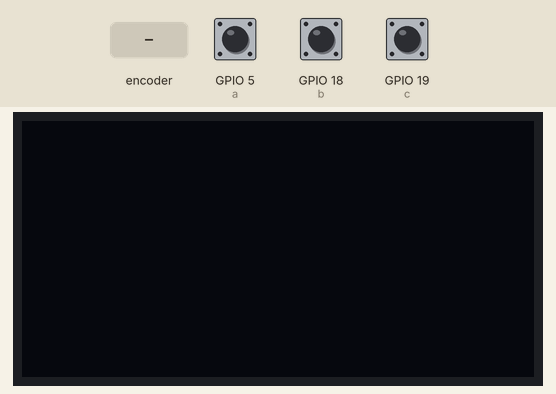
A sketch run on a simulated ESP32. Parts: 128×64 one-colour display. The inputs (shaded band) are chosen by the test bench; at power-on: GPIO 19 (c) HIGH, GPIO 5 (a) HIGH, GPIO 18 (b) HIGH.

Above: at 1.2 s.
1.3 s: rotary encoder on GPIO 5 (a) / GPIO 18 (b) turned 3 steps (first pin leading)
At 3.0 s:
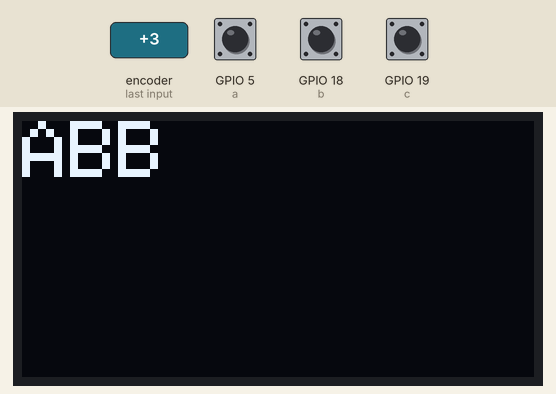
3.4 s: GPIO 19 (c) pulled LOW for 1 s
At 5.5 s:
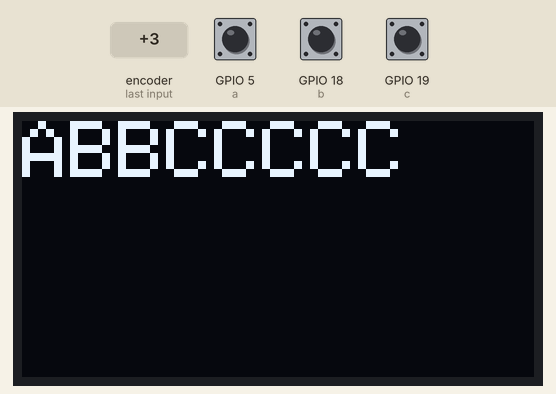
5.9 s: rotary encoder on GPIO 5 (a) / GPIO 18 (b) turned 2 steps (second pin leading)
At 6.6 s:
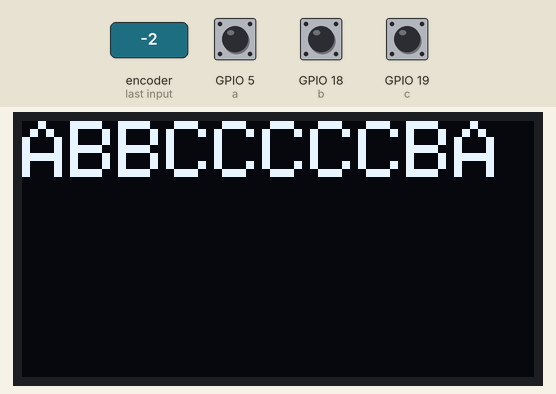
7.8 s: GPIO 19 (c) pulled LOW for 0.15 s
At 8.2 s:
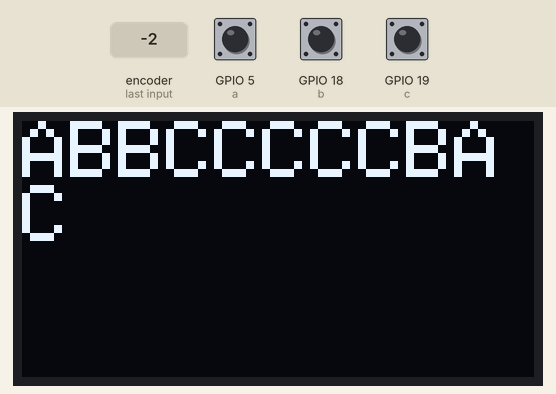
9.4 s: rotary encoder on GPIO 5 (a) / GPIO 18 (b) turned 1 step (first pin leading)
At 10.6 s:
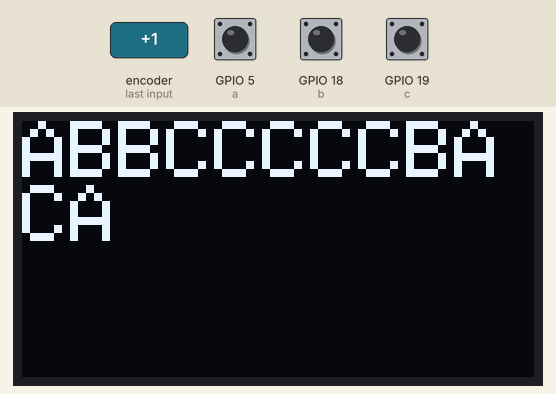
11.1 s: rotary encoder on GPIO 5 (a) / GPIO 18 (b) turned 1 step (first pin leading)
At 11.8 s:
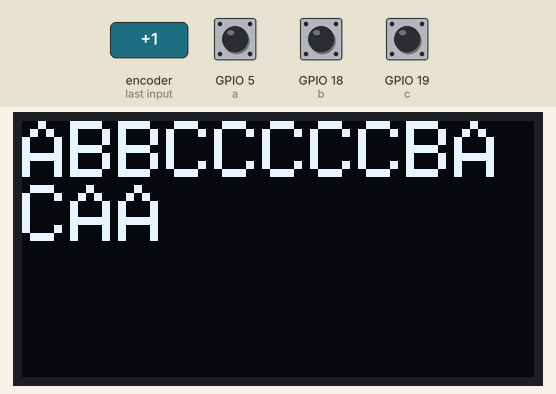
Timing chart, 0 to 13.8 s (numbered marks = the images above; inputs shaded):
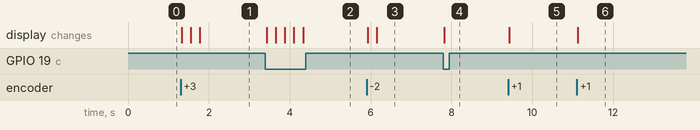

Measured:
- after the input at 1.3 s, the display: first changes at once (image 1 shows a later state)
- after the input at 3.4 s, the display: first changes at once (image 2 shows a later state)
- after the input at 5.9 s, the display: first changes at once (image 3 shows a later state)
- after the input at 7.8 s, the display: changes at once (image 4)
- after the input at 9.4 s, the display: changes at once (image 5)
- after the input at 11.1 s, the display: changes at once (image 6)

The sketch:

Esp-32-screen-keyboard.ino
```cpp
#include <Adafruit_SSD1306.h>
#include <Adafruit_GFX.h>
#include <Wire.h>
byte a=5;
byte b=18;
byte c=19;
byte d=2;
#define SCREEN_WIDTH 128
#define SCREEN_HEIGHT 64
Adafruit_SSD1306 display(SCREEN_WIDTH, SCREEN_HEIGHT, &Wire,-1);

void setup() {
pinMode(a,INPUT_PULLUP);
pinMode(b,INPUT_PULLUP);
pinMode(c,INPUT_PULLUP);
pinMode(d,INPUT_PULLUP);
display.begin(SSD1306_SWITCHCAPVCC, 0x3C);
  display.clearDisplay();
  display.setTextSize(2);
  display.setTextColor(WHITE);
display.setCursor( 0, 0);


  display.display();


}

void loop() {
if(digitalRead(a)==LOW){


     display.printf("A");
      display.display();
      delay(200);
}
if(digitalRead(b)==LOW){


     display.printf("B");
      display.display();
      delay(200);
}
if(digitalRead(c)==LOW){


     display.printf("C");
      display.display();
      delay(200);
}

}
```
